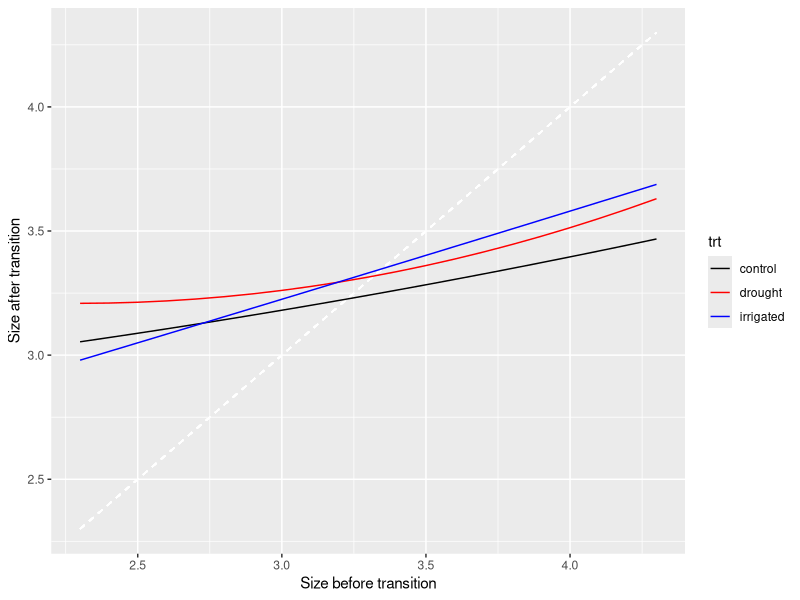
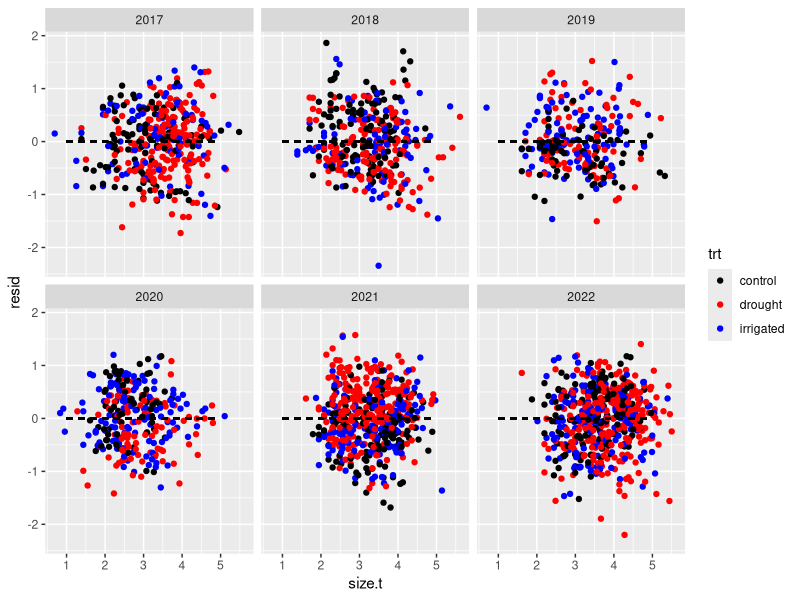
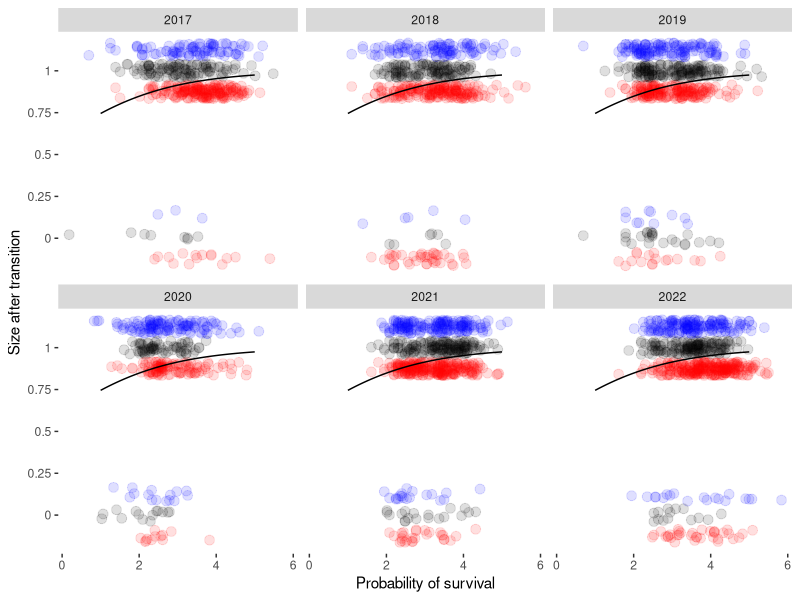
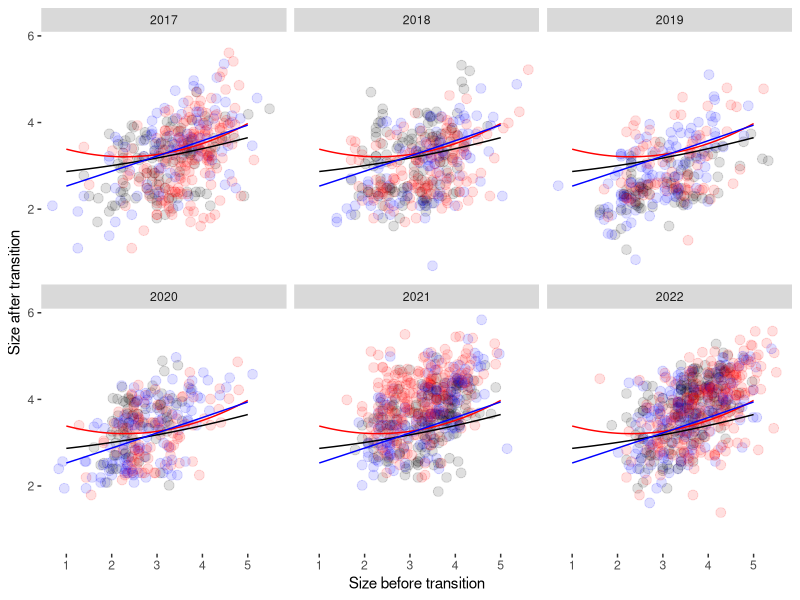

Write the R code that produced these figures, in order. (Note: this script raises an error after producing the figures.)
#' ---
#' title: 'First stab at a survival+growth kernel'
#' date: '9 Feb 2024'
#' output:
#'   pdf_document:
#'     keep_tex: true
#' ---
#' 
#' Here is a first attempt at estimating a survival + growth kernel for each treatment. 

#+ setup, echo = FALSE, warning = FALSE, message = FALSE

# Load packages
library(ggplot2)
library(cowplot)
library(dplyr)
library(tidyr)
library(glmmTMB)

# Clear namespace
rm(list = ls())

# Set wd for markdown
# knitr::opts_knit$set(root.dir = rprojroot::find_rstudio_root_file()) # why is this not working...?
knitr::opts_knit$set(root.dir = '~/repos/cowichan_phen_demo/') # I hate hard-coding this in but whatever


########################################################
# Read in data

# Demo data
demo = read.csv('01_data_cleaning/out/demo_imputed_survival.csv')


########################################################
# Process data as needed

# Demo dataset, subsetted for survival
# we'll say that survival in year $y$ means surviving from $y$ to $y+1$
demo.for.surv = merge(
  # x - status in year $y$ - only interested in plants that survived in y
  x = demo %>% 
    filter(surv) %>% 
    select(Year, No.leaves, Leaf.length, No.umbels, demo.note, proc.note, plantid, Plot, trt),
  # y - whether plant was observed alive in year $y+1$
  y = demo %>%
    mutate(p.year = Year - 1) %>%
    select(p.year, plantid, surv, No.leaves, Leaf.length),
  by.x = c('Year', 'plantid'), by.y = c('p.year', 'plantid'),
  suffixes = c('.t', '.tp1')
)

# Further subset demo with *only plants with usable sizes* prior to the transition
# (I imagine this is what will be used in the final analysis)
# This also means cutting out the 2016 plants because their size measures are not good
demo.for.surv.sizes = demo.for.surv %>%
  filter(!is.na(No.leaves.t) & !is.na(Leaf.length.t) & No.leaves.t > 0, Year > 2016) %>%
  # add a size column
  mutate(size.t = log(No.leaves.t * Leaf.length.t))

# Further subsetting the above dataset to get growth (conditioned on survival)
# to get this, we need plants that survived *and* have measurements
demo.for.growth = demo.for.surv.sizes %>%
  filter(!is.na(No.leaves.tp1) & !is.na(Leaf.length.tp1) & No.leaves.tp1 > 0) %>%
  # add a size column
  mutate(size.tp1 = log(No.leaves.tp1 * Leaf.length.tp1))


#' ### Survival models
#' 
#' I fit a bunch of survival models looking for fixed effects of size and treament.
#' 
#' Here is an AIC table comparing the models:
#' 
#+ fit-surv-models, echo = FALSE, message = FALSE

########################################################
# Fit some models

s_0 = glmmTMB(
  surv ~ (1 | Plot / plantid) + (1 | Year),
  data = demo.for.surv.sizes,
  family = 'binomial'
)

s_s = glmmTMB(
  surv ~ size.t + (1 | Plot / plantid) + (1 | Year),
  data = demo.for.surv.sizes,
  family = 'binomial'
)

s_sy = glmmTMB(
  surv ~ (1 | Plot / plantid) + (size.t | Year),
  data = demo.for.surv.sizes,
  family = 'binomial'
)

s_s2 = glmmTMB(
  surv ~ poly(size.t, 2) + (1 | Plot / plantid) + (1 | Year),
  data = demo.for.surv.sizes,
  family = 'binomial'
)

s_s_t = glmmTMB(
  surv ~ size.t + trt + (1 | Plot / plantid) + (1 | Year),
  data = demo.for.surv.sizes,
  family = 'binomial'
)

s_st = glmmTMB(
  surv ~ size.t * trt + (1 | Plot / plantid) + (1 | Year),
  data = demo.for.surv.sizes,
  family = 'binomial'
)

AIC(s_0, s_s, s_s_t, s_st, s_sy, s_s2) %>%
  select(AIC) %>%
  mutate(delta.AIC = round(AIC - min(AIC), 2)) %>%
  mutate(form = sapply(X = list(s_0, s_s, s_s_t, s_st, s_sy, s_s2), FUN = formula)) %>%
  arrange(delta.AIC)

#' The best performing model to predict survival has only a fixed effect of size
#' (before the transition). Treatment does not have a discernible effect. There
#' is no evidence of a quadratic or year-varying effect of size on survival
#' odds.
#' 
#' Here is the model summary for the best-performing model:

#+ surv-mod-summary, echo = FALSE

summary(s_s)

#' An increase in size of one unit corresponds to an increase of exp(0.647) =
#' 1.90, or 90%, in the odds of survival. The standard deviation for sizes
#' across the whole dataset is approx 0.8, in which case an increase of one
#' standard deviation in size corresponds to a 67% increase in the odds of
#' survival.
#' 
#' ### Growth models
#' 
#' I fit several models to estimate growth (conditioned on survival).
#' Here is an AIC table comparing the models:

#+ fit-growth-mods, echo = FALSE

g_0 = glmmTMB(
  size.tp1 ~ (1 | Plot / plantid) + (1 | Year),
  data = demo.for.growth
)

g_s = glmmTMB(
  size.tp1 ~ size.t + (1 | Plot / plantid) + (1 | Year),
  data = demo.for.growth
)

g_sy = glmmTMB(
  size.tp1 ~ (1 | Plot / plantid) + (size.t | Year),
  data = demo.for.growth
)

g_s2 = glmmTMB(
  size.tp1 ~ poly(size.t, 2) + (1 | Plot / plantid) + (1 | Year),
  data = demo.for.growth
)

g_s_t = glmmTMB(
  size.tp1 ~ size.t + trt + (1 | Plot / plantid) + (1 | Year),
  data = demo.for.growth
)

g_st = glmmTMB(
  size.tp1 ~ size.t * trt + (1 | Plot / plantid) + (1 | Year),
  data = demo.for.growth
)

g_s2_t = glmmTMB(
  size.tp1 ~ poly(size.t, 2) + trt + (1 | Plot / plantid) + (1 | Year),
  data = demo.for.growth
)

g_s2t = glmmTMB(
  size.tp1 ~ poly(size.t, 2) * trt + (1 | Plot / plantid) + (1 | Year),
  data = demo.for.growth
)


AIC(g_0, g_s, g_sy, g_s2, g_s_t, g_st, g_s2_t, g_s2t) %>%
  select(AIC) %>%
  mutate(delta.aic = round(AIC - min(AIC), 2)) %>%
  mutate(formula = sapply(list(g_0, g_s, g_sy, g_s2, g_s_t, g_st, g_s2_t, g_s2t), formula)) %>%
  arrange(delta.aic)

#' The best performing margin, by a considerable margin, contains a quadratic
#' effect of size (before transition) that varies by treatment. I am not sure
#' what the comma in the year-level random effect is doing - all of these models
#' have a simple year-varying intercept except for the model `g.sy` (which is has
#' a $\Delta$ AIC of ~25).
#' 
#' Here is the model output for the optimal model:

#+ summarise-growth, echo = FALSE

summary(g_s2t)

#' Here is a visualization of model predictions for each of the three treatments
#' (a subsequent figure will include raw data)

#+ vis-growth-prediction, echo = FALSE

expand.grid(
  size.t = (23:43)/10,
  trt = c('control', 'drought', 'irrigated')
) %>%
  mutate(
    pred.size.tp1 = predict(
      object = g_s2t,
      newdata = .,
      re.form = ~ 0,
      allow.new.levels = TRUE
    )
  ) %>%
  ggplot(aes(x = size.t, y = pred.size.tp1)) +
  geom_segment(aes(x = 2.3, xend = 4.3, y = 2.3, yend = 4.3), colour = 'white', linetype = 2) +
  geom_line(aes(group = trt, colour = trt)) +
  scale_colour_manual(values = c('black', 'red', 'blue')) +
  labs(x = 'Size before transition', y = 'Size after transition')

#' The dashed line is the 1-1 line. This plot does suggest that large plants
#' will, on average, shrink (i.e., for large sizes pre-transition, the
#' expectation is below the 1-1 line). 
#' 
#' I'll plot the model output against raw data below. Before then, I'll plot the
#' residuals of the best-performing growth model. This is a test of
#' heteroskedasticity across size, years, or treatments.

#+ residual-check, echo = FALSE

demo.for.growth %>%
  mutate(resid = residuals(g_s2t)) %>%
  ggplot(aes(x = size.t, y = resid)) +
  geom_point(aes(colour = trt)) +
  geom_segment(aes(x = 1, xend = 5, y = 0, yend = 0), linetype = 2) +
  scale_colour_manual(values = c('black', 'red', 'blue')) +
  facet_wrap(~ Year)

#' There is some funny stuff happening in 2018 but otherwise this looks fine to
#' me.
#' 
#' ### Plotting model predictions
#' 
#' Now I'll plot the model predictions against data.
#' 
#' First, here is the survival data. The curves here are the same for each year
#' - the predicted probability for the "average" year. I fit these with a
#' different package and I'm having trouble getting the year-specific
#' predictions working.

#+ plot-survival-against-data, echo = FALSE

########################################################
# Plotting model output

surv.preds = data.frame(size.t = (10:50)/10) %>%
  mutate(
    pred.surv = predict(
      object = s_s,
      newdata = .,
      allow.new.levels = TRUE,
      re.form = ~ 0,
      type = 'response'
    )
  )

surv.data.base = demo.for.surv.sizes %>%
  mutate(surv = as.numeric(surv) - 0.125 * as.numeric(trt %in% 'drought') + 0.125 * as.numeric(trt %in% 'irrigated')) %>%
  ggplot(aes(x = size.t, y = surv, colour = trt)) +
  geom_point(size = 3, alpha = 0.125, position = position_jitter(height = (1/24))) +
  labs(x = 'Probability of survival', y = 'Size after transition') +
  scale_colour_manual(values = c('black', 'red', 'blue')) +
  scale_y_continuous(breaks = (0:4)/4, labels = (0:4)/4) +
  facet_wrap(~ Year) +
  theme(
    panel.background = element_blank(),
    legend.position = 'none'
  )

surv.data.base +
  geom_line(
    data = surv.preds,
    inherit.aes = FALSE,
    aes(x = size.t, y = pred.surv)
  )

#' Treatment was not significant in the model, but I dodged them on the y-axis
#' here just to confirm this visually. It looks correct to me - there doesn't
#' seem to be any difference among the treatments here.
#' 
#' Very small plants have a lower hance of survival - this may be a data
#' sparseness issue (we have few observations of small plants). Otherwise though
#' this looks okay to me.
#' 
#' Here is the growth model output:

#+ plot-growth-against-data, echo = FALSE

growth.preds = expand.grid(
  size.t = (10:50)/10,
  trt = c('control', 'drought', 'irrigated')
) %>%
  mutate(
    pred.size.tp1 = predict(
      object = g_s2t,
      newdata = .,
      re.form = ~ 0,
      allow.new.levels = TRUE
    )
  ) 

growth.data.base = demo.for.growth %>%
  ggplot(aes(x = size.t, y = size.tp1, colour = trt)) +
  # geom_segment(aes(x = 1, xend = 5, y = 1, yend = 5), linetype = 2) +
  geom_point(size = 3, alpha = 0.125) +
  labs(x = 'Size before transition', y = 'Size after transition') +
  scale_colour_manual(values = c('black', 'red', 'blue')) +
  facet_wrap(~ Year) +
  theme(
    panel.background = element_blank(),
    legend.position = 'none'
  )

growth.data.base +
  geom_line(
    data = growth.preds,
    inherit.aes = FALSE,
    aes(x = size.t, y = pred.size.tp1, group = trt, colour = trt)
  )

#' That quadratic fit for the drought treatment might be due to outliers from a
#' handful of plants. Also note again that the year-to-year variation is not
#' reflected in the predictions.
#' 
#' 
#' ### Putting together a growth/survival kernel
#' 
#' Here is a visualization of a growth-survival kernel:

#+ kernel, echo = FALSE

########################################################
# Trying to construct a growth kernel

growth.resid.sd = summary(g_s2t)$sigma

kernels = expand.grid(
  size.t = (45:595)/100,
  size.tp1 = (45:595)/100,
  trt = c('control', 'drought', 'irrigated')
)

kernels = kernels %>%
  mutate(
    p.survive = predict(
      object = s_s,
      newdata = .,
      allow.new.levels = TRUE,
      re.form = ~ 0,
      type = 'response'
    ),
    exp.size.tp1 = predict(
      object = g_s2t,
      newdata = .,
      allow.new.levels = TRUE,
      re.form = ~ 0,
      type = 'response'
    )
  )

kernels = kernels %>%
  mutate(
    p.grow.size.tp1 = dnorm(x = size.tp1, mean = exp.size.tp1, sd = growth.resid.sd),
    p.size.tp1 = p.grow.size.tp1 * p.survive
  )

ggkernel = ggplot(kernels, aes(x = size.t, y = size.tp1, fill = p.size.tp1))

ggkernel +
  geom_tile() +
  geom_segment(aes(x = .5, xend = 5.5, y = .5, yend = 5.5), colour = 'white', linetype = 2) +
  scale_y_reverse() +
  scale_fill_viridis_c('probability') +
  labs(x = 'Size in t', y = 'Size in t+1') +
  coord_equal() +
  facet_wrap(~ trt) +
  theme(
    legend.position = 'bottom',
    panel.background = element_blank()
  )

#' The white line is the 1-1 line (i.e., the matrix diagonal), so density above
#' the white line is shrinkage and density below the line is growth. That
#' quadratic effect in the drought treatment is quite strong. We'll see if it
#' appears in subsequent models.

# /* 
# knitr::spin('02_data_exploration/markdowns/try_surv_growth_kernel.R')
# rmarkdown::render('02_data_exploration/markdowns/try_surv_growth_kernel.R') # <- this one is better
# */
